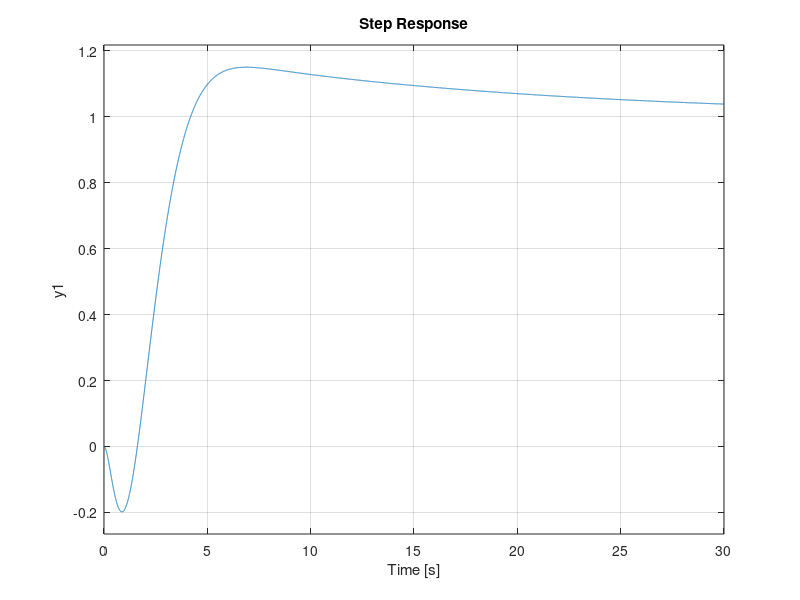
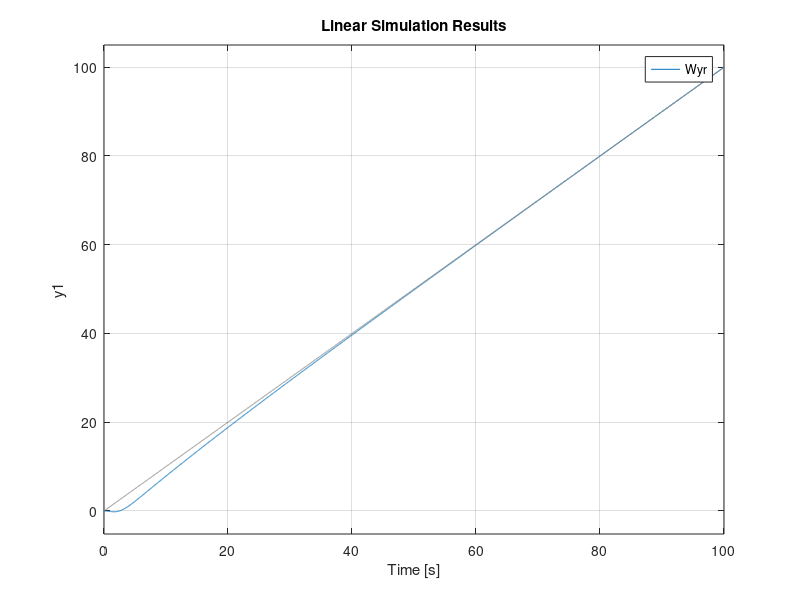
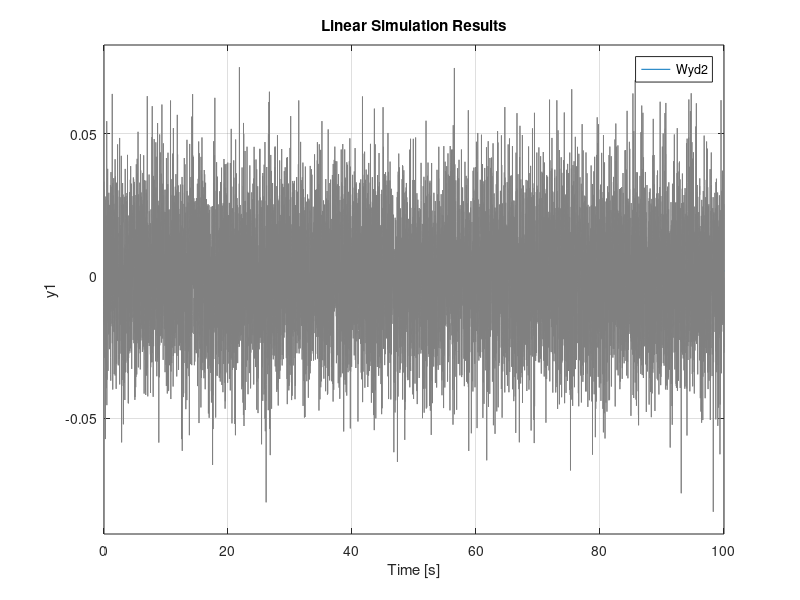

These charts were generated, in order, by the following MATLAB code:
% Esercitazione Controlli Automatici 2024

% Specifiche del controllore C(s):
% - Errore a regime nullo per riferimento a rampa
% - Overshoot <= 20%
% - Design per controllare asitoticamente un disturbo
%   di misura d2 = 10 * sin(2 * pi * 50)

clc;
clearvars;
close all;

s = tf("s");
P = 10 * (s - 1) / (s^2 + 4 * s + 8);

% Design del filtro H per controllare asintoticamente il disturbo
% di misura d2 = 10 * sin(2 * pi * 50)
a = 2;
zeta = 0;
f = 50;
Wn = 2 * pi * f;
first_pole = (a * Wn) / (s + (a * Wn));
second_pole = (Wn / a) / (s + (Wn / a));
H = (s^2 + 2 * zeta * Wn * s + Wn^2) / (Wn^2) * first_pole * second_pole;

% figure;
% bode(H);
% grid on;

% Errore a regime nullo per riferimento a rampa.
% Inserisco un doppio polo nell'origine nella Pr(s), in questo modo
% otteniamo e_ss = 0
h = 2;
C1 = 1 / s^h;
% controlSystemDesigner(P, C1, H);

% Dopo un'analisi a tentativi il controllore che rispetta meglio
% le specifiche richieste è il seguente:
C = -0.2714 * (s + 0.05) * C1;
L = C * P * H;
Wyr = minreal(P * C / (1 + L));

% figure;
% margin(L);
% grid on;
% 
% figure;
% rlocus(L);
% grid on;
% 
% figure;
% nyquist(L);
% grid on;

% Overshoot 15.2%
figure;
step(Wyr);
grid on;

% Simulazione del sistema per riferimento a rampa e
% disturbo di misura d2
Ts = 0.01;
t = 0:Ts:100;
A = 10;
f = 50;
w = 2 * pi * f;
d2 = A * sin(w * t) + 0.02 * randn(length(t), 1)';
ramp = t;

figure;
lsim(Wyr, ramp, t);
grid on;

Wyd2 = minreal(-L / (1 + L));

figure;
lsim(Wyd2, d2, t);
grid on;

% In questo caso non possiamo usare un filtro Fr
% perchè il segnale di riferimento è una rampa.

















